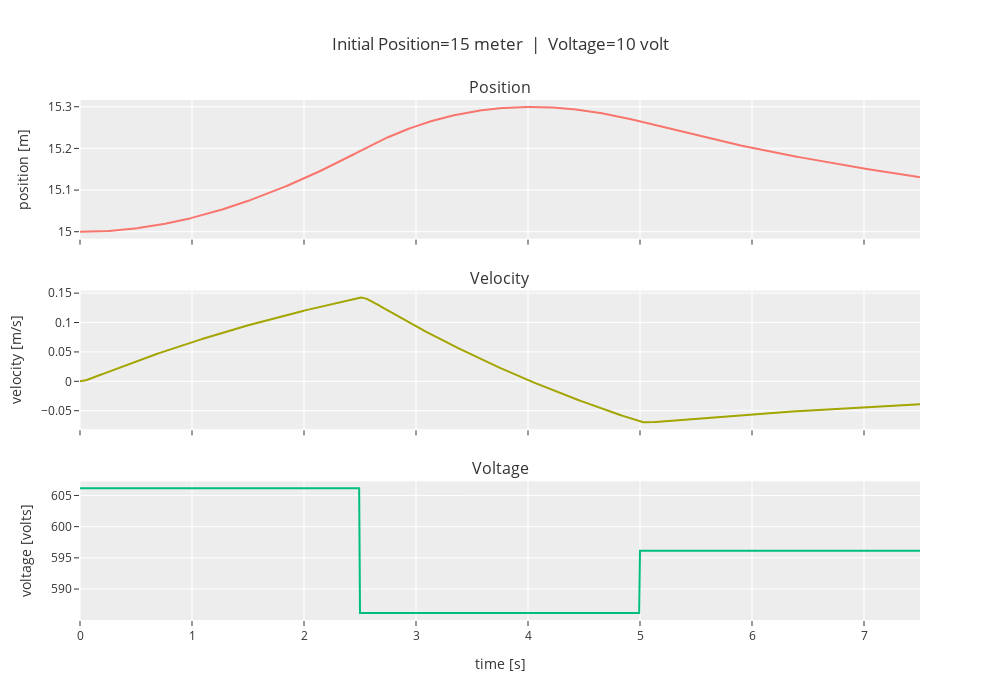

The notebook cell saved with this chart:
### Markdown cell above
### Position $x = 15$

### Code cell
x = 15
linear_analysis(x, doublet_magnitude=10)

### Figure 1 — Plotly figure (JSON) as saved in the notebook; plotly's stock layout.template omitted (floating-point values rounded to 4 significant figures; data arrays with more than 128 entries replaced by an {"elided": "..."} marker saying what was removed)
{"data": [{"type": "scatter", "x": {"elided": "752 float values"}, "xaxis": "x", "y": {"elided": "752 float values"}, "yaxis": "y"}, {"type": "scatter", "x": {"elided": "752 float values"}, "xaxis": "x2", "y": {"elided": "752 float values"}, "yaxis": "y2"}, {"type": "scatter", "x": {"elided": "1000 float values"}, "xaxis": "x3", "y": {"elided": "1000 float values"}, "yaxis": "y3"}], "layout": {"annotations": [{"font": {"size": 16}, "showarrow": false, "text": "Position", "x": 0.5, "xanchor": "center", "xref": "paper", "y": 1, "yanchor": "bottom", "yref": "paper"}, {"font": {"size": 16}, "showarrow": false, "text": "Velocity", "x": 0.5, "xanchor": "center", "xref": "paper", "y": 0.6333, "yanchor": "bottom", "yref": "paper"}, {"font": {"size": 16}, "showarrow": false, "text": "Voltage", "x": 0.5, "xanchor": "center", "xref": "paper", "y": 0.2667, "yanchor": "bottom", "yref": "paper"}], "height": 700, "showlegend": false, "title": {"text": "Initial Position=15 meter  |  Voltage=10 volt"}, "width": 1000, "xaxis": {"anchor": "y", "autorange": true, "domain": [0, 1], "matches": "x3", "range": [0, 7.5], "showticklabels": false, "type": "linear"}, "xaxis2": {"anchor": "y2", "autorange": true, "domain": [0, 1], "matches": "x3", "range": [0, 7.5], "showticklabels": false, "type": "linear"}, "xaxis3": {"anchor": "y3", "autorange": true, "domain": [0, 1], "range": [0, 7.5], "title": {"text": "time [s]"}, "type": "linear"}, "yaxis": {"anchor": "x", "autorange": true, "domain": [0.7333, 1], "range": [14.98, 15.32], "title": {"text": "position [m]"}, "type": "linear"}, "yaxis2": {"anchor": "x2", "autorange": true, "domain": [0.3667, 0.6333], "range": [-0.08165, 0.1542], "title": {"text": "velocity [m/s]"}, "type": "linear"}, "yaxis3": {"anchor": "x3", "autorange": true, "domain": [0, 0.2667], "range": [585.0, 607.3], "title": {"text": "voltage [volts]"}, "type": "linear"}}}
